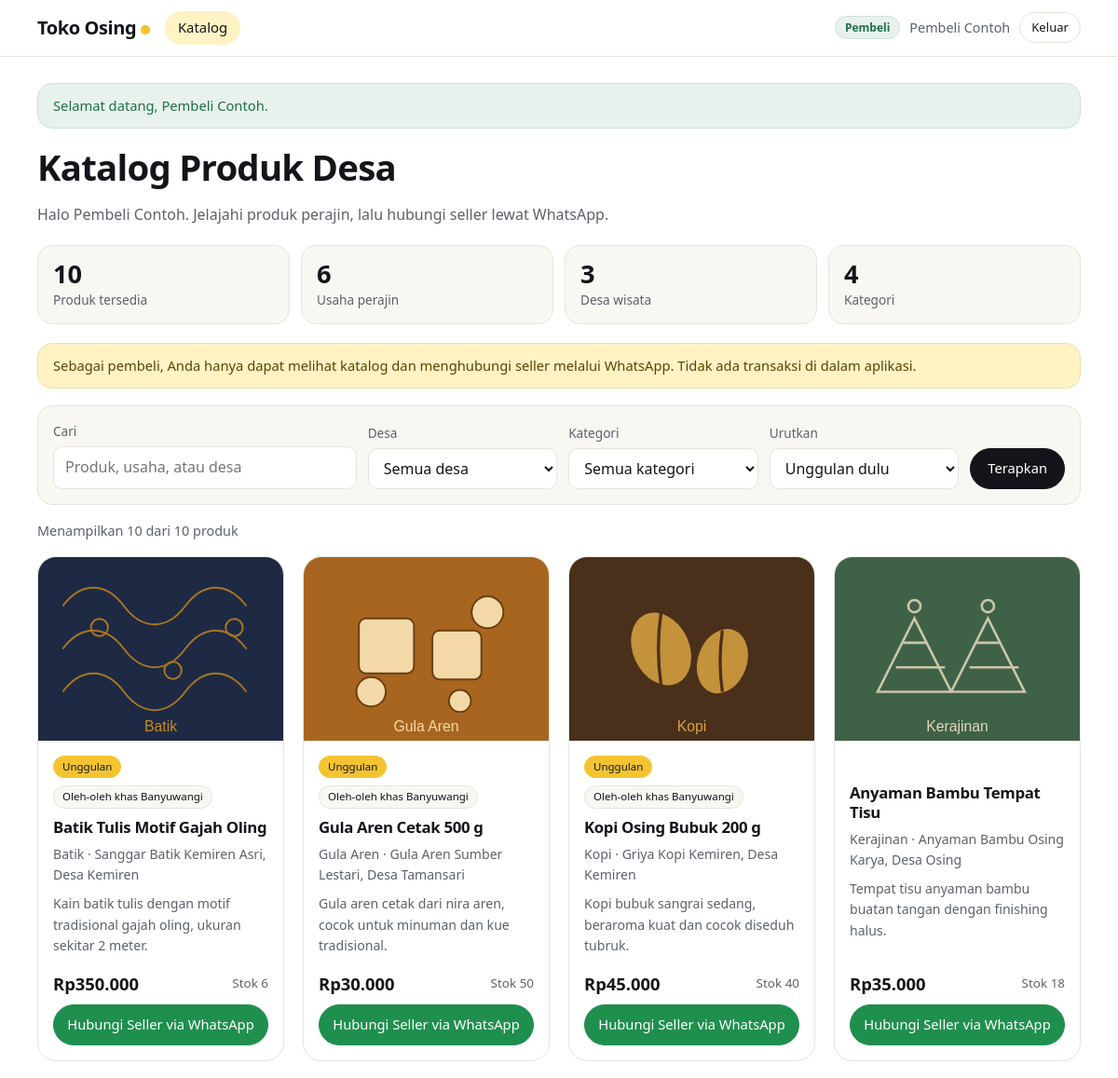
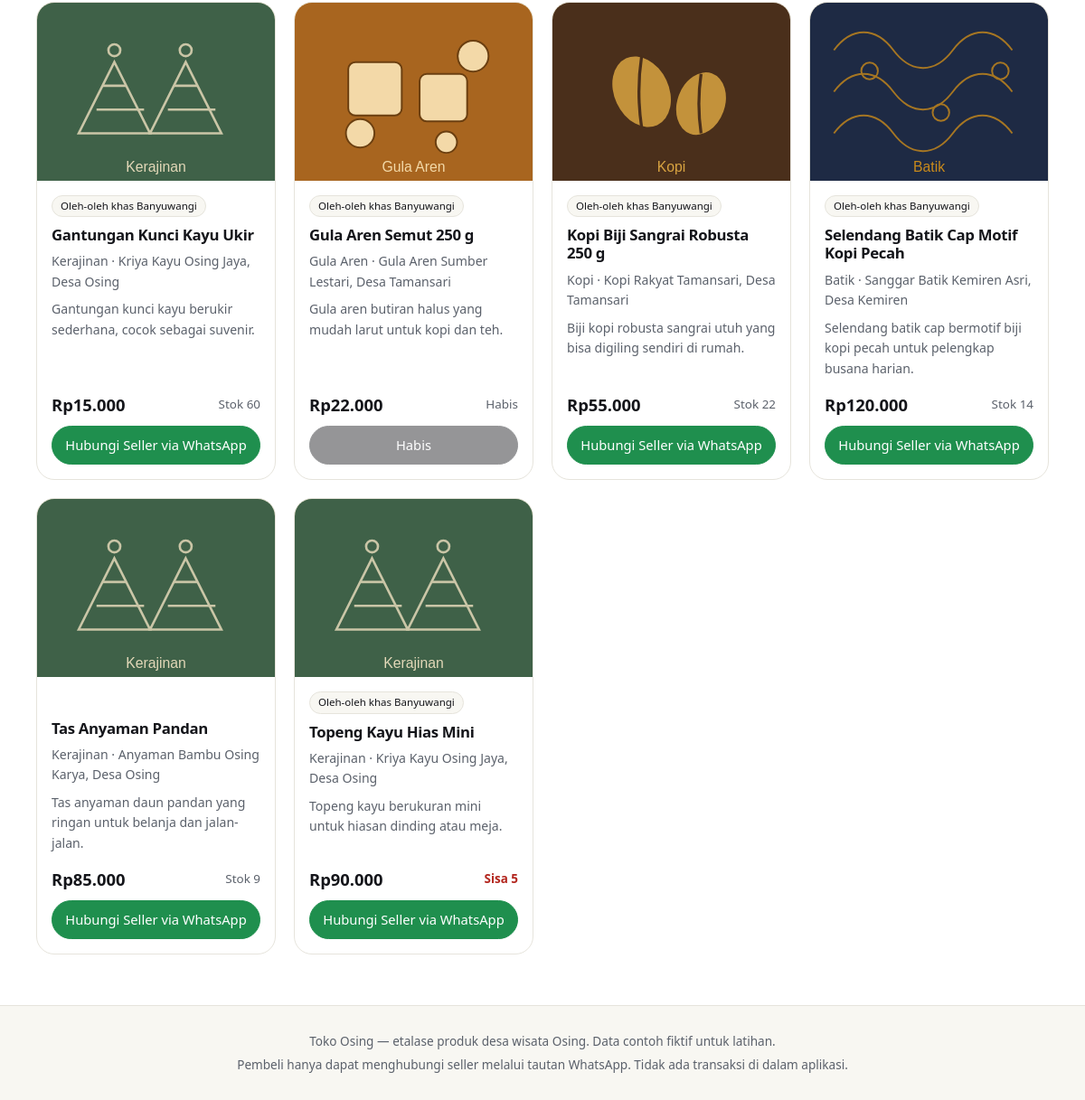
The page /buyer/catalog.php (signed in) on the database its author committed (2 pictures, top to bottom).
### tables this page shows
CREATE TABLE IF NOT EXISTS users (
  id INT UNSIGNED NOT NULL AUTO_INCREMENT,
  nama VARCHAR(100) NOT NULL,
  email VARCHAR(150) NOT NULL,
  password_hash VARCHAR(255) NOT NULL,
  role ENUM('admin', 'seller', 'buyer') NOT NULL DEFAULT 'buyer',
  whatsapp VARCHAR(20) DEFAULT NULL,
  seller_id INT UNSIGNED DEFAULT NULL,
  is_active TINYINT(1) NOT NULL DEFAULT 1,
  created_at TIMESTAMP NOT NULL DEFAULT CURRENT_TIMESTAMP,
  PRIMARY KEY (id),
  UNIQUE KEY uq_users_email (email),
  KEY idx_users_seller (seller_id),
  CONSTRAINT fk_users_seller FOREIGN KEY (seller_id) REFERENCES sellers (id) ON DELETE SET NULL
);

CREATE TABLE IF NOT EXISTS products (
  id INT UNSIGNED NOT NULL AUTO_INCREMENT,
  seller_id INT UNSIGNED NOT NULL,
  category_id INT UNSIGNED NOT NULL,
  nama VARCHAR(120) NOT NULL,
  harga INT UNSIGNED NOT NULL DEFAULT 0,
  stok INT UNSIGNED NOT NULL DEFAULT 0,
  deskripsi VARCHAR(200) NOT NULL DEFAULT '',
  image_url VARCHAR(255) NOT NULL DEFAULT '',
  unggulan TINYINT(1) NOT NULL DEFAULT 0,
  oleh_oleh TINYINT(1) NOT NULL DEFAULT 0,
  created_at TIMESTAMP NOT NULL DEFAULT CURRENT_TIMESTAMP,
  updated_at TIMESTAMP NOT NULL DEFAULT CURRENT_TIMESTAMP ON UPDATE CURRENT_TIMESTAMP,
  PRIMARY KEY (id),
  KEY idx_products_seller (seller_id),
  KEY idx_products_category (category_id),
  CONSTRAINT fk_products_seller FOREIGN KEY (seller_id) REFERENCES sellers (id) ON DELETE CASCADE,
  CONSTRAINT fk_products_category FOREIGN KEY (category_id) REFERENCES categories (id) ON DELETE RESTRICT
);

CREATE TABLE IF NOT EXISTS categories (
  id INT UNSIGNED NOT NULL AUTO_INCREMENT,
  nama VARCHAR(60) NOT NULL,
  slug VARCHAR(80) NOT NULL,
  deskripsi VARCHAR(200) NOT NULL DEFAULT '',
  created_at TIMESTAMP NOT NULL DEFAULT CURRENT_TIMESTAMP,
  PRIMARY KEY (id),
  UNIQUE KEY uq_categories_nama (nama),
  UNIQUE KEY uq_categories_slug (slug)
);

CREATE TABLE IF NOT EXISTS sellers (
  id INT UNSIGNED NOT NULL AUTO_INCREMENT,
  nama_usaha VARCHAR(120) NOT NULL,
  desa ENUM('Kemiren', 'Tamansari', 'Osing') NOT NULL,
  profil VARCHAR(255) NOT NULL DEFAULT '',
  whatsapp VARCHAR(20) NOT NULL,
  created_at TIMESTAMP NOT NULL DEFAULT CURRENT_TIMESTAMP,
  PRIMARY KEY (id)
);

### includes/functions.php (called while the page is built, shortened)
<?php
function e(?string $value): string
{
    return htmlspecialchars((string) $value, ENT_QUOTES, 'UTF-8');
}
function app_base(): string
{
    static $base = null;
    if ($base !== null) {
        return $base;
    }
    $docRoot = str_replace('\\', '/', (string) realpath($_SERVER['DOCUMENT_ROOT'] ?? ''));
    $project = str_replace('\\', '/', (string) realpath(__DIR__ . '/..'));
    if ($docRoot !== '' && $project !== '' && str_starts_with($project, $docRoot)) {
        $base = rtrim(substr($project, strlen($docRoot)), '/');
    } else {
        $base = '';
    }
    return $base;
}
function url(string $path = ''): string
{
    return app_base() . '/' . ltrim($path, '/');
}
function take_flash(): ?array
{
    $flash = $_SESSION['flash'] ?? null;
    return $flash;
}
function rupiah(int|float|string $value): string
{
    return 'Rp' . number_format((float) $value, 0, ',', '.');
}
function normalize_phone(?string $value): string
{
    $digits = preg_replace('/[\s\-().+]/', '', (string) $value) ?? '';
    return strlen($digits) >= 9 && strlen($digits) <= 15 ? $digits : '';
}
function wa_url(string $phone, string $message): string
{
    return 'https://wa.me/' . normalize_phone($phone) . '?text=' . rawurlencode($message);
}
function category_image(string $category): string
{
    $map = [
        'Batik' => 'batik.svg',
        'Kopi' => 'kopi.svg',
        'Gula Aren' => 'gula-aren.svg',
        'Kerajinan' => 'kerajinan.svg',
    ];
    return url('assets/img/' . ($map[$category] ?? 'placeholder.svg'));
}
function product_image(array $product): string
{
    $file = basename((string) ($product['image_url'] ?? ''));
    return category_image((string) ($product['kategori'] ?? ''));
}

### includes/auth.php (called while the page is built, shortened)
<?php
function current_user(): ?array
{
    static $user = false;
    if ($user !== false) {
        return $user;
    }
    $id = (int) ($_SESSION['user_id'] ?? 0);
    $stmt = db()->prepare(
        'SELECT u.*, s.nama_usaha, s.desa, s.profil, s.whatsapp AS seller_whatsapp
         FROM users u
         LEFT JOIN sellers s ON s.id = u.seller_id
         WHERE u.id = ?
         LIMIT 1'
    );
    $stmt->execute([$id]);
    $found = $stmt->fetch();
    $user = $found;
    return $user;
}
function require_login(): array
{
    $user = current_user();
    return $user;
}
function require_role(string ...$roles): array
{
    $user = require_login();
    return $user;
}
function home_for(string $role): string
{
    return match ($role) {
        'admin' => url('admin/users.php'),
        'seller' => url('seller/products.php'),
        default => url('buyer/catalog.php'),
    };
}
function role_label(string $role): string
{
    return match ($role) {
        'admin' => 'Admin',
        'seller' => 'Seller',
        default => 'Pembeli',
    };
}

### config/database.php (called while the page is built, shortened)
<?php
function db(): PDO
{
    static $pdo = null;
    if ($pdo instanceof PDO) {
        return $pdo;
    }
    $dsn = sprintf(
        'mysql:host=%s;port=%s;dbname=%s;charset=utf8mb4',
        DB_HOST,
        DB_PORT,
        DB_NAME
    );
    $pdo = new PDO($dsn, DB_USER, DB_PASS, [
        PDO::ATTR_ERRMODE => PDO::ERRMODE_EXCEPTION,
        PDO::ATTR_DEFAULT_FETCH_MODE => PDO::FETCH_ASSOC,
        PDO::ATTR_EMULATE_PREPARES => false,
    ]);
    return $pdo;
}

### buyer/catalog.php (the view, shortened to what this page needs)
<?php
$buyer = require_role('buyer');
$pdo = db();
$desaOptions = ['Kemiren', 'Tamansari', 'Osing'];
$categoryRows = $pdo->query('SELECT nama FROM categories ORDER BY nama')->fetchAll();
$categoryOptions = array_map(static fn (array $row): string => (string) $row['nama'], $categoryRows);
$q = trim((string) ($_GET['q'] ?? ''));
$sort = (string) ($_GET['sort'] ?? 'unggulan');
$sorts = [
    'unggulan' => 'p.unggulan DESC, p.nama ASC',
    'murah' => 'p.harga ASC, p.nama ASC',
    'mahal' => 'p.harga DESC, p.nama ASC',
    'nama' => 'p.nama ASC',
    'stok' => 'p.stok DESC, p.nama ASC',
];
$sql = 'SELECT p.*, s.nama_usaha, s.desa, s.whatsapp AS seller_whatsapp, c.nama AS kategori
        FROM products p
        JOIN sellers s ON s.id = p.seller_id
        JOIN categories c ON c.id = p.category_id
        WHERE 1 = 1';
$params = [];
$sql .= ' ORDER BY ' . $sorts[$sort];
$stmt = $pdo->prepare($sql);
$stmt->execute($params);
$products = $stmt->fetchAll();
$totalProducts = (int) $pdo->query('SELECT COUNT(*) FROM products')->fetchColumn();
$totalSellers = (int) $pdo->query('SELECT COUNT(*) FROM sellers')->fetchColumn();
require __DIR__ . '/../includes/header.php';
?>
<div class="page-head">
  <div>
    <h1>Katalog Produk Desa</h1>
    <p class="lead">Halo <?= e($buyer['nama']) ?>. Jelajahi produk perajin, lalu hubungi seller lewat WhatsApp.</p>
  </div>
</div>
<div class="stats">
  <div class="stat"><strong><?= $totalProducts ?></strong><span>Produk tersedia</span></div>
  <div class="stat"><strong><?= $totalSellers ?></strong><span>Usaha perajin</span></div>
  <div class="stat"><strong><?= count($desaOptions) ?></strong><span>Desa wisata</span></div>
  <div class="stat"><strong><?= count($categoryOptions) ?></strong><span>Kategori</span></div>
</div>
<div class="flash flash-info">
  Sebagai pembeli, Anda hanya dapat melihat katalog dan menghubungi seller melalui WhatsApp. Tidak ada transaksi di dalam aplikasi.
</div>
<form method="get" class="filters">
  <div class="field filter-search">
    <label for="q">Cari</label>
    <input type="search" id="q" name="q" value="<?= e($q) ?>" placeholder="Produk, usaha, atau desa">
  </div>
  <div class="field">
    <label for="desa">Desa</label>
    <select id="desa" name="desa">
      <option value="">Semua desa</option>
    </select>
  </div>
  <div class="field">
    <label for="kategori">Kategori</label>
    <select id="kategori" name="kategori">
      <option value="">Semua kategori</option>
    </select>
  </div>
  <div class="field">
    <label for="sort">Urutkan</label>
    <select id="sort" name="sort">
      <option value="unggulan"<?= $sort === 'unggulan' ? ' selected' : '' ?>>Unggulan dulu</option>
    </select>
  </div>
  <div class="filter-actions">
    <button type="submit" class="btn">Terapkan</button>
  </div>
</form>
<p class="result-count">Menampilkan <?= count($products) ?> dari <?= $totalProducts ?> produk</p>
<?php if (!$products): ?>
  <div class="empty">
    <h2>Tidak ada produk yang cocok</h2>
    <p>Coba kata kunci lain atau reset filter.</p>
    <a class="btn" href="<?= e(url('buyer/catalog.php')) ?>">Reset filter</a>
  </div>
<?php else: ?>
  <div class="product-grid">
    <?php foreach ($products as $product): ?>
      <?php
      $stock = (int) $product['stok'];
      $message = 'Halo Toko Osing, saya ingin memesan ' . $product['nama']
          . ' dari ' . $product['nama_usaha']
          . ' (Desa ' . $product['desa'] . '), harga ' . rupiah($product['harga'])
          . '. Jumlah: 1. Mohon info ketersediaan dan cara pembayaran.';
      ?>
      <article class="product-card">
        <img src="<?= e(product_image($product)) ?>" alt="<?= e($product['nama']) ?>" loading="lazy">
        <div class="product-body">
          <div class="badges">
            <?php if ($product['unggulan']): ?><span class="badge badge-accent">Unggulan</span><?php endif; ?>
            <?php if ($product['oleh_oleh']): ?><span class="badge">Oleh-oleh khas Banyuwangi</span><?php endif; ?>
          </div>
          <h2><?= e($product['nama']) ?></h2>
          <p class="muted"><?= e($product['kategori']) ?> · <?= e($product['nama_usaha']) ?>, Desa <?= e($product['desa']) ?></p>
          <?php if ($product['deskripsi']): ?>
            <p class="product-desc"><?= e($product['deskripsi']) ?></p>
          <?php endif; ?>
          <div class="product-foot">
            <strong class="price"><?= e(rupiah($product['harga'])) ?></strong>
            <span class="stock<?= $stock > 0 && $stock <= 5 ? ' low' : '' ?>">
              <?= $stock === 0 ? 'Habis' : ($stock <= 5 ? 'Sisa ' . $stock : 'Stok ' . $stock) ?>
            </span>
          </div>
          <?php if ($stock === 0): ?>
            <button type="button" class="btn btn-block" disabled>Habis</button>
          <?php else: ?>
            <a class="btn btn-wa btn-block"
               href="<?= e(wa_url((string) $product['seller_whatsapp'], $message)) ?>"
               target="_blank" rel="noopener noreferrer">Hubungi Seller via WhatsApp</a>
          <?php endif; ?>
        </div>
      </article>
    <?php endforeach; ?>
  </div>
<?php endif; ?>
<?php require __DIR__ . '/../includes/footer.php'; ?>

### includes/header.php (shortened to what this page needs)
<?php
$__user = current_user();
$__flash = take_flash();
$__current = basename($_SERVER['SCRIPT_NAME'] ?? '');
$__nav = [];
if ($__user) {
    $__nav = match ($__user['role']) {
        'admin' => [
            ['label' => 'Kelola Pengguna', 'href' => url('admin/users.php'), 'file' => 'users.php'],
        ],
        'seller' => [
            ['label' => 'Produk & Harga', 'href' => url('seller/products.php'), 'file' => 'products.php'],
            ['label' => 'Kategori', 'href' => url('seller/categories.php'), 'file' => 'categories.php'],
        ],
        default => [
            ['label' => 'Katalog', 'href' => url('buyer/catalog.php'), 'file' => 'catalog.php'],
        ],
    };
}
?>
<!DOCTYPE html>
<html lang="id">
<head>
<link rel="stylesheet" href="<?= e(url('assets/style.css')) ?>">
</head>
<body>
<header class="topbar">
  <div class="topbar-inner">
    <a class="brand" href="<?= e($__user ? home_for($__user['role']) : url('login.php')) ?>">Toko Osing</a>
    <?php if ($__nav): ?>
      <nav class="mainnav" aria-label="Navigasi utama">
        <?php foreach ($__nav as $item): ?>
          <a href="<?= e($item['href']) ?>"<?= $__current === $item['file'] ? ' aria-current="page"' : '' ?>><?= e($item['label']) ?></a>
        <?php endforeach; ?>
      </nav>
    <?php endif; ?>
    <?php if ($__user): ?>
      <div class="account">
        <span class="role role-<?= e($__user['role']) ?>"><?= e(role_label($__user['role'])) ?></span>
        <span class="account-name"><?= e($__user['nama']) ?></span>
        <form method="post" action="<?= e(url('logout.php')) ?>">
          <button type="submit" class="btn btn-ghost btn-sm">Keluar</button>
        </form>
      </div>
    <?php endif; ?>
  </div>
</header>
<main class="container">
  <?php if ($__flash): ?>
    <div class="flash flash-<?= e($__flash['type']) ?>" role="status"><?= e($__flash['message']) ?></div>
  <?php endif; ?>

### includes/footer.php (shortened to what this page needs)
</main>
<footer class="sitefoot">
  <p>Toko Osing — etalase produk desa wisata Osing. Data contoh fiktif untuk latihan.</p>
  <p>Pembeli hanya dapat menghubungi seller melalui tautan WhatsApp. Tidak ada transaksi di dalam aplikasi.</p>
</footer>
</body>
</html>

### rows shown on the page
users: role "Pembeli", nama "Pembeli Contoh"
products: unggulan "Unggulan", oleh_oleh "Oleh-oleh khas Banyuwangi", nama "Batik Tulis Motif Gajah Oling", category.nama "Batik", seller.nama_usaha "Sanggar Batik Kemiren Asri", seller.desa "Kemiren", deskripsi "Kain batik tulis dengan motif tradisional gajah oling, ukuran sekitar 2 meter.", harga "Rp350.000", stok "6"
products: unggulan "Unggulan", oleh_oleh "Oleh-oleh khas Banyuwangi", nama "Gula Aren Cetak 500 g", category.nama "Gula Aren", seller.nama_usaha "Gula Aren Sumber Lestari", seller.desa "Tamansari", deskripsi "Gula aren cetak dari nira aren, cocok untuk minuman dan kue tradisional.", harga "Rp30.000", stok "50"
products: unggulan "Unggulan", oleh_oleh "Oleh-oleh khas Banyuwangi", nama "Kopi Osing Bubuk 200 g", category.nama "Kopi", seller.nama_usaha "Griya Kopi Kemiren", seller.desa "Kemiren", deskripsi "Kopi bubuk sangrai sedang, beraroma kuat dan cocok diseduh tubruk.", harga "Rp45.000", stok "40"
products: nama "Anyaman Bambu Tempat Tisu", category.nama "Kerajinan", seller.nama_usaha "Anyaman Bambu Osing Karya", seller.desa "Osing", deskripsi "Tempat tisu anyaman bambu buatan tangan dengan finishing halus.", harga "Rp35.000", stok "18"
products: oleh_oleh "Oleh-oleh khas Banyuwangi", nama "Gantungan Kunci Kayu Ukir", category.nama "Kerajinan", seller.nama_usaha "Kriya Kayu Osing Jaya", seller.desa "Osing", deskripsi "Gantungan kunci kayu berukir sederhana, cocok sebagai suvenir.", harga "Rp15.000", stok "60"
products: oleh_oleh "Oleh-oleh khas Banyuwangi", nama "Gula Aren Semut 250 g", category.nama "Gula Aren", seller.nama_usaha "Gula Aren Sumber Lestari", seller.desa "Tamansari", deskripsi "Gula aren butiran halus yang mudah larut untuk kopi dan teh.", harga "Rp22.000", stok "Habis"
products: oleh_oleh "Oleh-oleh khas Banyuwangi", nama "Kopi Biji Sangrai Robusta 250 g", category.nama "Kopi", seller.nama_usaha "Kopi Rakyat Tamansari", seller.desa "Tamansari", deskripsi "Biji kopi robusta sangrai utuh yang bisa digiling sendiri di rumah.", harga "Rp55.000", stok "22"
products: oleh_oleh "Oleh-oleh khas Banyuwangi", nama "Selendang Batik Cap Motif Kopi Pecah", category.nama "Batik", seller.nama_usaha "Sanggar Batik Kemiren Asri", seller.desa "Kemiren", deskripsi "Selendang batik cap bermotif biji kopi pecah untuk pelengkap busana harian.", harga "Rp120.000", stok "14"
products: nama "Tas Anyaman Pandan", category.nama "Kerajinan", seller.nama_usaha "Anyaman Bambu Osing Karya", seller.desa "Osing", deskripsi "Tas anyaman daun pandan yang ringan untuk belanja dan jalan-jalan.", harga "Rp85.000", stok "9"
products: oleh_oleh "Oleh-oleh khas Banyuwangi", nama "Topeng Kayu Hias Mini", category.nama "Kerajinan", seller.nama_usaha "Kriya Kayu Osing Jaya", seller.desa "Osing", deskripsi "Topeng kayu berukuran mini untuk hiasan dinding atau meja.", harga "Rp90.000", stok "5"

### other values the page prints
$item['label'] "Katalog"
$__flash['message'] "Selamat datang, Pembeli Contoh."
$totalProducts "10"
$totalSellers "6"
count($desaOptions) "3"
count($categoryOptions) "4"
count($products) "10"
